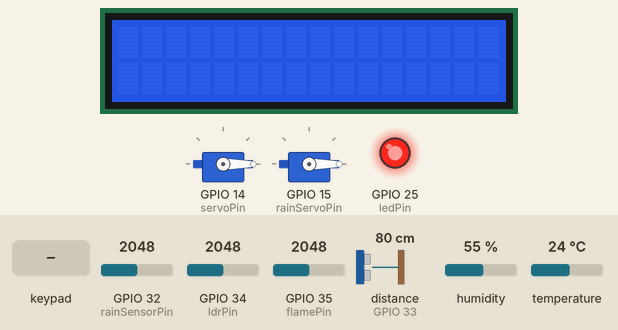
Recording of a program running on a simulated ESP32. Parts: 16×2 character LCD, 2 × servo, output pins drawn as LEDs (lit = HIGH). Inputs (shaded band) come from the test bench; at power-on: GPIO 32 (rainSensorPin) = 2048, GPIO 34 (ldrPin) = 2048, GPIO 35 (flamePin) = 2048, distance to the obstacle (sensor on GPIO 33) 80 cm, humidity 55 %, temperature 24 °C. The echo pulse lasts 58.3 µs per cm; WiFi joins after 1.5 s; servers stay silent unless stated; no MQTT or app messages arrive unless stated; what the program prints to the serial monitor is not drawn.

Above: at 2.7 s.
2.8 s: keypad keys 1 9 1 8 5 1 7 # pressed 0.4 s apart
At 6.5 s:
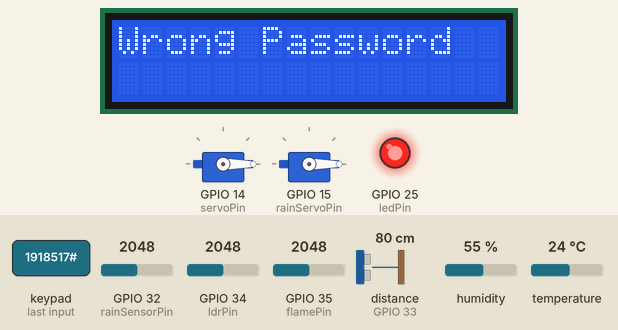
7.5 s: keypad keys 1 2 3 4 # pressed 0.4 s apart
At 10.4 s:
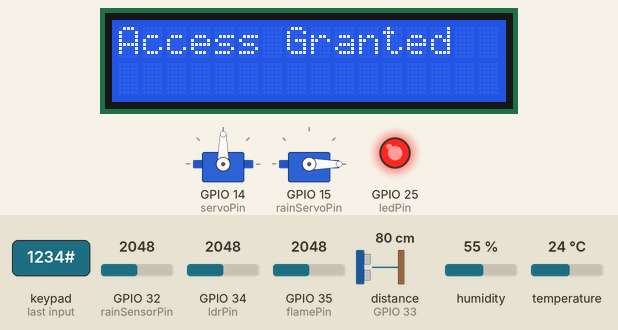
12.7 s: keypad keys 1 9 1 8 5 1 7 D pressed 0.4 s apart
At 16.3 s:
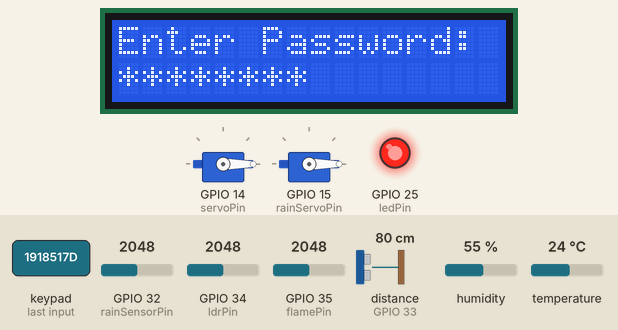
17.4 s: key 'B' pressed
At 17.8 s:
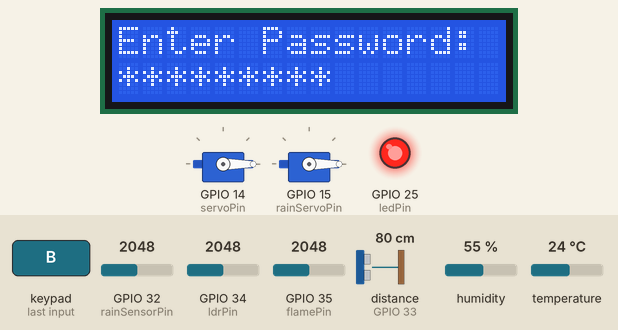
18.9 s: key 'A' pressed
At 19.5 s:
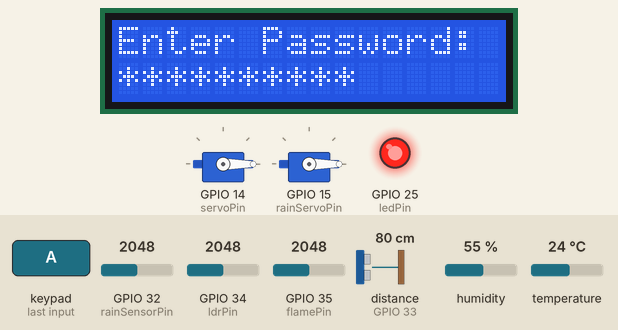
20.5 s: keypad keys 1 6 4 0 2 A pressed 0.4 s apart
At 23.9 s:
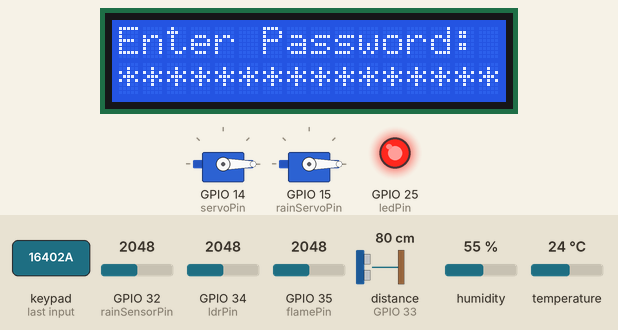
Timing chart, 0 to 25.4 s (numbered marks = the images above; inputs shaded):
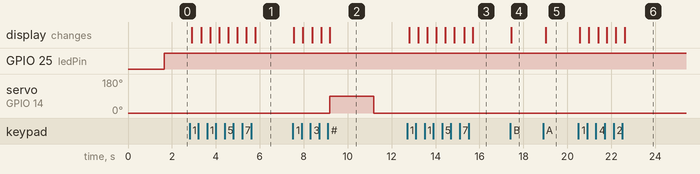

Measured:
- after the input at 2.8 s, the display: first changes after 0.11 s (image 1 shows a later state)
- after the input at 7.5 s, servo on GPIO 14 (servoPin): 0° → 90° after 1.7 s, → 0° 2.0 s later; the display: first changes after 0.05 s (image 2 shows a later state)
- after the input at 12.7 s, the display: first changes after 0.10 s (image 3 shows a later state)
- after the input at 17.4 s, the display: changes after 0.06 s (image 4)
- after the input at 18.9 s, the display: changes after 0.11 s (image 5)
- after the input at 20.5 s, the display: first changes after 0.06 s (image 6 shows a later state)

The program:

main.cpp
```cpp
#include <Wire.h>
#include <LiquidCrystal_I2C.h>
#include <Keypad.h>
#include <ESP32Servo.h>
#include <NewPing.h>
#include <DHT.h>
#include <WiFi.h>
#include <NTPClient.h>
#include <WiFiUdp.h>
#include <WiFiClientSecure.h>
#include <PubSubClient.h>

// MQTT credentials and server settings
const char* mqtt_username = "Basmala";  // MQTT username
const char* mqtt_password = "Basmala7";  // MQTT password
const char* mqtt_server_secure = "1c09250875864dfdbf3ac2d89c79a141.s1.eu.hivemq.cloud";  // MQTT server address
const int mqtt_port_secure = 8883;  // MQTT secure port

WiFiClientSecure espClient;  // Secure WiFi client for MQTT
PubSubClient client(espClient);  // MQTT client

// Root CA for secure MQTT connection
static const char *root_ca PROGMEM =
 R"EOF(
-----BEGIN CERTIFICATE-----
MIIFazCCA1OgAwIBAgIRAIIQz7DSQONZRGPgu2OCiwAwDQYJKoZIhvcNAQELBQAw
TzELMAkGA1UEBhMCVVMxKTAnBgNVBAoTIEludGVybmV0IFNlY3VyaXR5IFJlc2Vh
cmNoIEdyb3VwMRUwEwYDVQQDEwxJU1JHIFJvb3QgWDEwHhcNMTUwNjA0MTEwNDM4
WhcNMzUwNjA0MTEwNDM4WjBPMQswCQYDVQQGEwJVUzEpMCcGA1UEChMgSW50ZXJu
ZXQgU2VjdXJpdHkgUmVzZWFyY2ggR3JvdXAxFTATBgNVBAMTDElTUkcgUm9vdCBY
MTCCAiIwDQYJKoZIhvcNAQEBBQADggIPADCCAgoCggIBAK3oJHP0FDfzm54rVygc
h77ct984kIxuPOZXoHj3dcKi/vVqbvYATyjb3miGbESTtrFj/RQSa78f0uoxmyF+
0TM8ukj13Xnfs7j/EvEhmkvBioZxaUpmZmyPfjxwv60pIgbz5MDmgK7iS4+3mX6U
A5/TR5d8mUgjU+g4rk8Kb4Mu0UlXjIB0ttov0DiNewNwIRt18jA8+o+u3dpjq+sW
T8KOEUt+zwvo/7V3LvSye0rgTBIlDHCNAymg4VMk7BPZ7hm/ELNKjD+Jo2FR3qyH
B5T0Y3HsLuJvW5iB4YlcNHlsdu87kGJ55tukmi8mxdAQ4Q7e2RCOFvu396j3x+UC
B5iPNgiV5+I3lg02dZ77DnKxHZu8A/lJBdiB3QW0KtZB6awBdpUKD9jf1b0SHzUv
KBds0pjBqAlkd25HN7rOrFleaJ1/ctaJxQZBKT5ZPt0m9STJEadao0xAH0ahmbWn
OlFuhjuefXKnEgV4We0+UXgVCwOPjdAvBbI+e0ocS3MFEvzG6uBQE3xDk3SzynTn
jh8BCNAw1FtxNrQHusEwMFxIt4I7mKZ9YIqioymCzLq9gwQbooMDQaHWBfEbwrbw
qHyGO0aoSCqI3Haadr8faqU9GY/rOPNk3sgrDQoo//fb4hVC1CLQJ13hef4Y53CI
rU7m2Ys6xt0nUW7/vGT1M0NPAgMBAAGjQjBAMA4GA1UdDwEB/wQEAwIBBjAPBgNV
HRMBAf8EBTADAQH/MB0GA1UdDgQWBBR5tFnme7bl5AFzgAiIyBpY9umbbjANBgkq
hkiG9w0BAQsFAAOCAgEAVR9YqbyyqFDQDLHYGmkgJykIrGF1XIpu+ILlaS/V9lZL
ubhzEFnTIZd+50xx+7LSYK05qAvqFyFWhfFQDlnrzuBZ6brJFe+GnY+EgPbk6ZGQ
3BebYhtF8GaV0nxvwuo77x/Py9auJ/GpsMiu/X1+mvoiBOv/2X/qkSsisRcOj/KK
NFtY2PwByVS5uCbMiogziUwthDyC3+6WVwW6LLv3xLfHTjuCvjHIInNzktHCgKQ5
ORAzI4JMPJ+GslWYHb4phowim57iaztXOoJwTdwJx4nLCgdNbOhdjsnvzqvHu7Ur
TkXWStAmzOVyyghqpZXjFaH3pO3JLF+l+/+sKAIuvtd7u+Nxe5AW0wdeRlN8NwdC
jNPElpzVmbUq4JUagEiuTDkHzsxHpFKVK7q4+63SM1N95R1NbdWhscdCb+ZAJzVc
oyi3B43njTOQ5yOf+1CceWxG1bQVs5ZufpsMljq4Ui0/1lvh+wjChP4kqKOJ2qxq
4RgqsahDYVvTH9w7jXbyLeiNdd8XM2w9U/t7y0Ff/9yi0GE44Za4rF2LN9d11TPA
mRGunUHBcnWEvgJBQl9nJEiU0Zsnvgc/ubhPgXRR4Xq37Z0j4r7g1SgEEzwxA57d
emyPxgcYxn/eR44/KJ4EBs+lVDR3veyJm+kXQ99b21/+jh5Xos1AnX5iItreGCc=
-----END CERTIFICATE-----
)EOF";
// LCD and Keypad setup
LiquidCrystal_I2C lcd(0x27, 16, 2);  // Initialize the LCD with I2C address 0x27 and 16x2 display
const byte ROWS = 4;  // Number of rows in the keypad
const byte COLS = 4;  // Number of columns in the keypad
char keys[ROWS][COLS] = {
  {'1', '2', '3', 'A'},  // Keypad layout
  {'4', '5', '6', 'B'},
  {'7', '8', '9', 'C'},
  {'*', '0', '#', 'D'}
};
byte rowPins[ROWS] = {19, 18, 5, 17};  // Pins connected to the rows of the keypad
byte colPins[COLS] = {16, 4, 0, 2};  // Pins connected to the columns of the keypad
Keypad keypad(makeKeymap(keys), rowPins, colPins, ROWS, COLS);  // Initialize the keypad

// Servo setup
Servo myServo;  // Servo object for flame detection
Servo secondServo;  // Servo object for rain detection
const int servoPin = 14;  // Pin connected to the flame detection servo
const int rainServoPin = 15;  // Pin connected to the rain detection servo

// Relay setup
const int relayPin = 13;  // Pin connected to the relay

// Buzzer setup
const int buzzerPin = 12;  // Pin connected to the buzzer
const int buzzerFrequency = 1000;  // Frequency for the buzzer
const int maxAttempts = 3;  // Maximum number of password attempts allowed
int attemptCount = 0;  // Counter for the number of attempts

// LDR setup
const int ldrPin = 34;  // Pin connected to the LDR (Light Dependent Resistor)
const int ldrThreshold = 500;  // Threshold value for LDR to detect flame

// LED setup
const int ledPin = 25;  // Pin connected to the LED

// Ultrasonic Sensor setup
const int triggerPin = 27;  // Pin connected to the trigger of the ultrasonic sensor
const int echoPin = 33;  // Pin connected to the echo of the ultrasonic sensor
const int maxDistance = 200;  // Maximum distance to measure with the ultrasonic sensor
NewPing sonar(triggerPin, echoPin, maxDistance);  // Initialize the ultrasonic sensor

// DHT11 setup
#define DHTPIN 23  // Pin connected to the DHT11 sensor
#define DHTTYPE DHT11  // Type of DHT sensor
DHT dht(DHTPIN, DHTTYPE);  // Initialize the DHT11 sensor

// NTP Client setup
const char* ssid = "Wokwi-GUEST";  // WiFi network SSID
const char* wifiPassword = "";  // WiFi network password
WiFiUDP ntpUDP;  // UDP object for NTP
NTPClient timeClient(ntpUDP, "asia.pool.ntp.org", 3600 * 2);  // NTP client to fetch the time

// Flame Sensor setup
const int flamePin = 35;  // Pin connected to the flame sensor
const int flameThreshold = 300;  // Threshold value for flame detection
const unsigned long flameDelayTime = 2000;  // Delay time after detecting a flame

// Rain Sensor setup
const int rainSensorPin = 32;  // Pin connected to the rain sensor
const int rainThreshold = 300;  // Threshold value for rain detection
bool rainDetected = false;  // Flag to indicate if rain is detected

// Password
const String correctPassword = "1234";  // Correct password for accessing the system
String enteredPassword = "";  // String to store the entered password

// Flags
bool passwordEntered = false;  // Flag to indicate if the correct password is entered
unsigned long passwordEntryTime = 0;  // Time when the password was entered
const unsigned long displayDuration = 5000;  // Duration to display a message after entering the password

// Keypad timing
unsigned long lastKeypadCheck = 0;  // Last time the keypad was checked
const unsigned long keypadInterval = 100;  // Interval to check the keypad (every 100 ms)

// MQTT topics
const char* alarmTopic = "ESP32/alarm";  // MQTT topic for alarm notifications
const char* rainSensorTopic = "sensor/rain";  // MQTT topic for rain sensor data

// Function to publish alarm notifications to the MQTT broker
void publishAlarmNotification() {
  String alarmMessage = "Too many incorrect password attempts!Alarm!!!";
  if (client.publish(alarmTopic, alarmMessage.c_str())) {
    Serial.println("Alarm notification sent successfully.");
  } else {
    Serial.println("Failed to send alarm notification.");
  }
}

// Function to trigger the alarm (activate buzzer)
void triggerAlarm() {
  Serial.println("Triggering alarm!");  // Debug print to check if function is called
  digitalWrite(buzzerPin, HIGH);  // Turn on the buzzer
  tone(buzzerPin, buzzerFrequency);  // Start the buzzer at the specified frequency
  delay(1000);  // Keep the buzzer on for the specified delay time
  noTone(buzzerPin);  // Stop the buzzer after the delay
  digitalWrite(buzzerPin, LOW);  // Ensure buzzer is off after delay
}

// Function to check the keypad for password entry
void checkKeypad() {
  if (millis() - lastKeypadCheck >= keypadInterval) {
    lastKeypadCheck = millis();

    char key = keypad.getKey();  // Get the key pressed on the keypad

    if (key) {
      Serial.println(key);  // Print the pressed key for debugging
      if (key == '#') {  // '#' is used to submit the entered password
        if (enteredPassword == correctPassword) {
          passwordEntered = true;
          attemptCount = 0;
          lcd.clear();
          lcd.print("Access Granted");
          myServo.write(90);  // Open the door or perform some action
          delay(2000);  // You could replace this with millis-based timing
          myServo.write(0);
        } else {
          lcd.clear();
          lcd.print("Wrong Password");
          attemptCount++;
          if (attemptCount >= maxAttempts) {
            triggerAlarm();  // Trigger alarm if maximum attempts are exceeded
            Serial.println("Too many attempts");
            publishAlarmNotification();  // Send alarm notification
          }
        }
        enteredPassword = "";  // Reset the entered password
      } else if (key == '*') {  // '*' is used to clear the entered password
        enteredPassword = "";  // Clear the entered password
        lcd.clear();
      } else {
        enteredPassword += key;  // Append the key to the entered password
        lcd.clear();
        lcd.print("Enter Password:");
        lcd.setCursor(0, 1);
        for (int i = 0; i < enteredPassword.length(); i++) {
          lcd.print('*');  // Display '*' for each character in the password
        }
      }
    }
  }
}

// Function to check the flame sensor and take action if flame is detected
void checkFlameSensor() {
  int flameValue = analogRead(flamePin);  // Read the flame sensor value

  if (flameValue < flameThreshold) {
    tone(buzzerPin, 1000);  // Start the buzzer at 1000 Hz
    secondServo.write(0);  // Perform the action, e.g., closing a window
    digitalWrite(relayPin, HIGH);  // Activate the relay
    delay(flameDelayTime);  // Keep the buzzer on for the specified delay time
    void triggerAlarm();  // Call triggerAlarm function
    digitalWrite(relayPin, LOW);  // Deactivate the relay
  } else {
    noTone(buzzerPin);  // Stop the buzzer if no flame is detected
    digitalWrite(relayPin, LOW);  // Ensure the relay is off
  }
}

void checkMotionAndLDR() {
  int distance = sonar.ping_cm();  // Get distance from ultrasonic sensor
  int ldrValue = analogRead(ldrPin);  // Read LDR sensor value

  if (distance > 0 && distance < 100) { // Detect motion within 100 cm
    if (ldrValue >ldrThreshold) {  // If LDR value is below the threshold
      digitalWrite(ledPin, HIGH); // Turn on the light
    } else {
      digitalWrite(ledPin, LOW); // Turn off the light
    }
  } else {
    digitalWrite(ledPin, LOW); // Turn off the light if no motion is detected
  }
}

// Function to publish DHT11 data to MQTT
void publishDHT11Data() {
  float humidity = dht.readHumidity();
  float temperature = dht.readTemperature();

  if (isnan(humidity) || isnan(temperature)) {  // Check if readings are valid
    Serial.println("Failed to read from DHT sensor!");
    return;
  }

  // Map temperature to servo angle and publish temperature, humidity, and weather condition to MQTT
  int angle = map(temperature, 0, 50, 0, 180);
  client.publish("ESP32/temperature", String(temperature).c_str());
  client.publish("ESP32/humidity", String(humidity).c_str());

  String weatherCondition;
  if (temperature > 30) {
    weatherCondition = "Hot";
  } else if (temperature > 20) {
    weatherCondition = "Warm";
  } else {
    weatherCondition = "Cold";
  }
  client.publish("ESP32/weather", weatherCondition.c_str());
}

// Function to publish rain sensor data to MQTT
void publishRainSensorData() {
  int rainValue = analogRead(rainSensorPin);  // Read the rain sensor value
  String message = String(rainValue);  // Convert the rain value to a string

  // Publish the rain detection message to the MQTT broker
  if (client.publish(rainSensorTopic, message.c_str())) {
    // Success handling can be added here if needed
  } else {
    Serial.println("Failed to publish Rain sensor data.");
  }
}

// Function to publish flame sensor data to MQTT
void publishFlameSensorData() {
  int flameValue = analogRead(flamePin);  // Read the flame sensor value
  String flameData = String(flameValue);  // Convert the flame value to a string
  client.publish("sensor/flame", flameData.c_str());
}

// Function to reconnect to MQTT broker
void reconnect() {
  while (!client.connected()) {
    Serial.print("Attempting MQTT connection… ");
    String clientId = "ESP32Client";
    if (client.connect(clientId.c_str(), mqtt_username, mqtt_password)) {
      Serial.println("connected!");

      // Resubscribe to necessary topics and publish initial sensor data
      client.subscribe("home/led");
      client.subscribe("ESP32/servo");
      client.subscribe("ESP32/servo2");
      publishDHT11Data();
      publishFlameSensorData();
      publishRainSensorData();
    } else {
      Serial.print("failed, rc = ");
      Serial.print(client.state());
      Serial.println(" try again in 5 seconds");
      delay(5000);
    }
  }
}

// MQTT callback function to handle incoming messages
void callback(char* topic, byte* message, unsigned int length) {
  String msg;
  for (int i = 0; i < length; i++) {
    msg += (char)message[i];
  }
  Serial.print("Message received: ");
  Serial.println(msg);

  // Handle the received messages and control devices accordingly
  if (strcmp(topic, "home/led") == 0) {
    digitalWrite(ledPin, (message[0] == '1') ? HIGH : LOW);
  }
  else if (strcmp(topic, "ESP32/servo") == 0) {
    myServo.write((strncmp((char*)message, "open", length) == 0) ? 180 : 0);
  }
  else if (strcmp(topic, "ESP32/servo2") == 0) {
    secondServo.write((strncmp((char*)message, "open", length) == 0) ? 180 : 0);
  }
}

// Function to publish rain detection data
void publishRainDetection(int rainValue) {
  String rainData = String(rainValue);
  client.publish(rainSensorTopic, rainData.c_str());
}

// Function to check the rain sensor and take appropriate action
void checkRainSensor() {
  int rainValue = analogRead(rainSensorPin);

  if (rainValue < rainThreshold && !rainDetected) {
    // If rain is detected and not yet flagged, publish data and activate servo/relay
    publishRainDetection(rainValue);
    secondServo.write(90); // Perform the action like closing a window
    digitalWrite(relayPin, HIGH); // Activate the relay
    rainDetected = true;   // Set the flag to true to prevent further movement
  } else if (rainValue >= rainThreshold && rainDetected) {
    // Reset the servo and the flag only if rain is not detected anymore
    secondServo.write(0);
    digitalWrite(relayPin, LOW); // Deactivate the relay
  }
}

// Setup function to initialize the system
void setup() {
  Serial.begin(115200);  // Start the serial communication
  lcd.init();  // Initialize the LCD
  lcd.backlight();  // Turn on the LCD backlight

  myServo.attach(servoPin);  // Attach the servo motor to the pin
  myServo.write(0);  // Set the initial position

  secondServo.attach(rainServoPin);  // Attach the second servo motor to the pin
  secondServo.write(0);  // Set the initial position

  pinMode(buzzerPin, OUTPUT);  // Set buzzer pin as output
  digitalWrite(buzzerPin, LOW);  // Turn off the buzzer

  pinMode(ledPin, OUTPUT);  // Set LED pin as output
  digitalWrite(ledPin, LOW);  // Turn off the LED

  dht.begin();  // Start the DHT11 sensor

  // Connect to WiFi
  WiFi.begin(ssid, wifiPassword);
  Serial.print("Connecting");
  while (WiFi.status() != WL_CONNECTED) {
    delay(500);
    Serial.print(".");
  }
  Serial.println("Connected to WiFi");

  // Setup MQTT client
  espClient.setCACert(root_ca);
  client.setServer(mqtt_server_secure, mqtt_port_secure);
  client.setCallback(callback);

  // Subscribe to topics for controlling devices
  client.subscribe("ESP32/servo");
  client.subscribe("ESP32/servo2");
  client.subscribe("home/led");

  timeClient.begin();  // Start the time client
}

// Main loop function

void loop() {
  // Reconnect to MQTT broker if disconnected
  if (!client.connected()) {
    reconnect();
  }
  client.loop();  // Maintain MQTT connection

  // Check input from the keypad and various sensors
  checkKeypad();
  checkFlameSensor();
  checkRainSensor();
  checkMotionAndLDR();

  // Publish sensor data to MQTT topics
  publishDHT11Data();      // Publish DHT11 sensor data (Temperature & Humidity)
  publishFlameSensorData(); // Publish Flame sensor data
}
```
